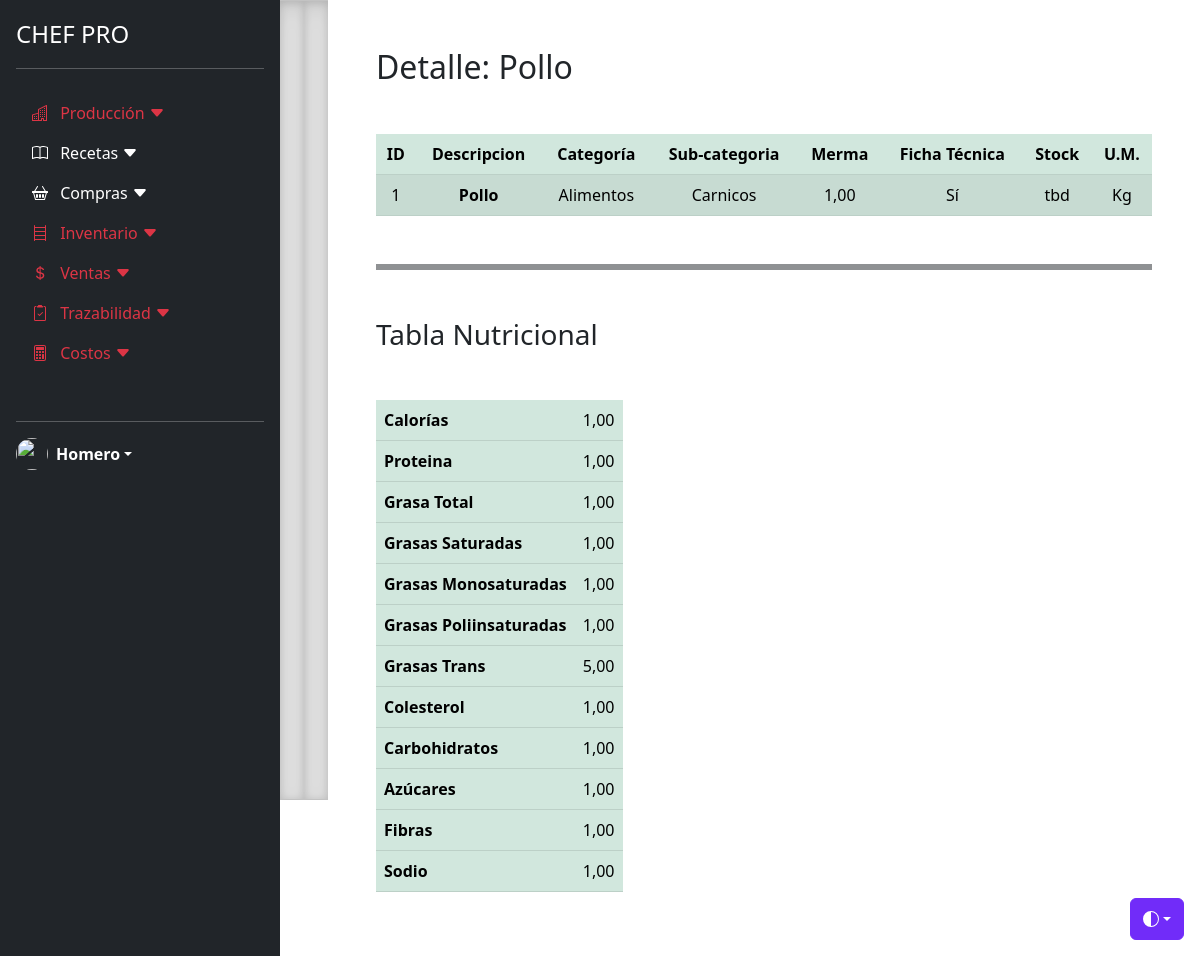
The app's page /mp_detalle/1/ (signed in) with its own data.
### recetas/models.py (models this page shows, shortened)
class Materia_prima(models.Model):
    descripcion = models.CharField(max_length=45, unique=True)
    categoria =  models.ForeignKey(Categoria_material, on_delete=models.SET_NULL, null=True)
    subcategoria =  models.ForeignKey(Subcategoria_material, on_delete=models.SET_NULL, null=True)
    unidad_de_medida = models.ForeignKey(Unidad_de_medida, on_delete=models.SET_NULL, null=True)
    merma = models.DecimalField(max_digits=5, decimal_places=2, verbose_name='Merma en %', null=True, blank=True)
    calorias = models.DecimalField(max_digits=5, decimal_places=2, null=True, blank=True)
    carbohidratos = models.DecimalField(max_digits=5, decimal_places=2, null=True, blank=True)
    proteina = models.DecimalField(max_digits=5, decimal_places=2, null=True, blank=True)
    sodio = models.DecimalField(max_digits=5, decimal_places=2, null=True, blank=True)
    azucares = models.DecimalField(max_digits=5, decimal_places=2, null=True, blank=True)
    grasa_total = models.DecimalField(max_digits=5, decimal_places=2, null=True, blank=True)
    grasa_saturada = models.DecimalField(max_digits=5, decimal_places=2, null=True, blank=True)
    grasa_monosaturada = models.DecimalField(max_digits=5, decimal_places=2, null=True, blank=True)
    grasa_poliinsaturada = models.DecimalField(max_digits=5, decimal_places=2, null=True, blank=True)
    grasa_trans = models.DecimalField(max_digits=5, decimal_places=2, null=True, blank=True)
    colesterol = models.DecimalField(max_digits=5, decimal_places=2, null=True, blank=True)
    fibras = models.DecimalField(max_digits=5, decimal_places=2, null=True, blank=True)
    inventario = models.DecimalField(max_digits=9, decimal_places=2, default=0, null=True, blank=True)
    @property
    def tiene_ficha_tecnica(self):
        if self.calorias is not None and self.proteina is not None \
            and self.grasa_total is not None and self.grasa_saturada is not None \
                and self.grasa_monosaturada is not None and self.grasa_poliinsaturada is not None \
                    and self.grasa_trans is not None and self.colesterol is not None \
                        and self.carbohidratos is not None and self.azucares is not None \
                            and self.fibras is not None and self.sodio is not None:
            return "Sí"
        else:
            return "No"
    class Meta:
        verbose_name_plural = "Materias Primas"

class Categoria_material(models.Model):
    nombre_categoria = models.CharField(max_length=45, unique=True)
    desc_categoria = models.CharField(max_length=500, blank=True)
    class Meta:
        verbose_name_plural = "Categorias material"
    def __str__(self):
       return self.nombre_categoria

class Subcategoria_material(models.Model):
    nombre_subcategoria = models.CharField(max_length=45, unique=True)
    desc_subcategoria = models.CharField(max_length=500, blank=True)
    class Meta:
        verbose_name_plural = "Subcategorias material"
    def __str__(self):
       return self.nombre_subcategoria

class Unidad_de_medida(models.Model):
    nombre_unidad_de_medida = models.CharField(max_length=20, unique=True)
    class Meta:
        verbose_name_plural = "Unidades de medida"
    def __str__(self):
       return self.nombre_unidad_de_medida

### recetas/views.py (the view)
# urls.py: path('mp_detalle/<int:pk>/', Materia_primaDetailView.as_view(), name='recetas-mp_detalle'),
class Materia_primaDetailView(DetailView):
    model = Materia_prima
    template_name = 'recetas/mp_detalle.html'

### recetas/templates/recetas/mp_detalle.html
{% extends "recetas/base.html" %}
{% block content %}
<p class="h2 mb-5">Detalle: {{ object.descripcion }}</p>
<table class="table table-striped table-success text-center">
  <thead>
    <tr>
      <th scope="col">ID</th>
      <th scope="col">Descripcion</th>
      <th scope="col">Categoría</th>
      <th scope="col">Sub-categoria</th>
      <th scope="col">Merma</th>
      <th scope="col">Ficha Técnica</th>
      <th scope="col">Stock</th>
      <th scope="col">U.M.</th>
    </tr>
  </thead>
  <tbody>
    <tr>
      <td>{{ object.id }}</td>
      <th scope="row">{{ object.descripcion }}</th>
      <td>{{ object.categoria }}</td>
      <td>{{ object.subcategoria }}</td>
      <td>{{ object.merma }}</td>
      <td>{{ object.tiene_ficha_tecnica }}</td>
      <td>tbd</td>
      <td>{{ object.unidad_de_medida }}</td>
    </tr>
  </tbody>
</table>
<hr class=" mt-5 border border-dark border-3 opacity-50">
<p class="h3 mt-5 mb-5">Tabla Nutricional</p>
<table class="table table-success table-responsive w-auto">
  <tbody>
    <tr>
      <th>Calorías</th>
      <td class="text-center">{{ object.calorias }}</td>
    </tr>
    <tr>
      <th>Proteina</th>
      <td class="text-center">{{ object.proteina }}</td>
    </tr>
    <tr>
      <th>Grasa Total</th>
      <td class="text-center">{{ object.grasa_total }}</td>
    </tr>
    <tr>
      <th>Grasas Saturadas</th>
      <td class="text-center">{{ object.grasa_saturada }}</td>
    </tr>
    <tr>
      <th>Grasas Monosaturadas</th>
      <td class="text-center">{{ object.grasa_monosaturada }}</td>
    </tr>
    <tr>
      <th>Grasas Poliinsaturadas</th>
      <td class="text-center">{{ object.grasa_poliinsaturada }}</td>
    </tr>
    <tr>
      <th>Grasas Trans</th>
      <td class="text-center">{{ object.grasa_trans }}</td>
    </tr>
    <tr>
      <th>Colesterol</th>
      <td class="text-center">{{ object.colesterol }}</td>
    </tr>
    <tr>
      <th>Carbohidratos</th>
      <td class="text-center">{{ object.carbohidratos }}</td>
    </tr>
    <tr>
      <th>Azúcares</th>
      <td class="text-center">{{ object.azucares }}</td>
    </tr>
    <tr>
      <th>Fibras</th>
      <td class="text-center">{{ object.fibras }}</td>
    </tr>
    <tr>
      <th>Sodio</th>
      <td class="text-center">{{ object.sodio }}</td>
    </tr>
  </tbody>
</table>
{% endblock content%}

### records on screen
Materia_prima: descripcion "Pollo", id "1", categoria "Alimentos", subcategoria "Carnicos", merma "1,00", tiene_ficha_tecnica "Sí", unidad_de_medida "Kg", calorias "1,00", proteina "1,00", grasa_total "1,00", grasa_saturada "1,00", grasa_monosaturada "1,00", grasa_poliinsaturada "1,00", grasa_trans "5,00", colesterol "1,00", carbohidratos "1,00", azucares "1,00", fibras "1,00", sodio "1,00"
